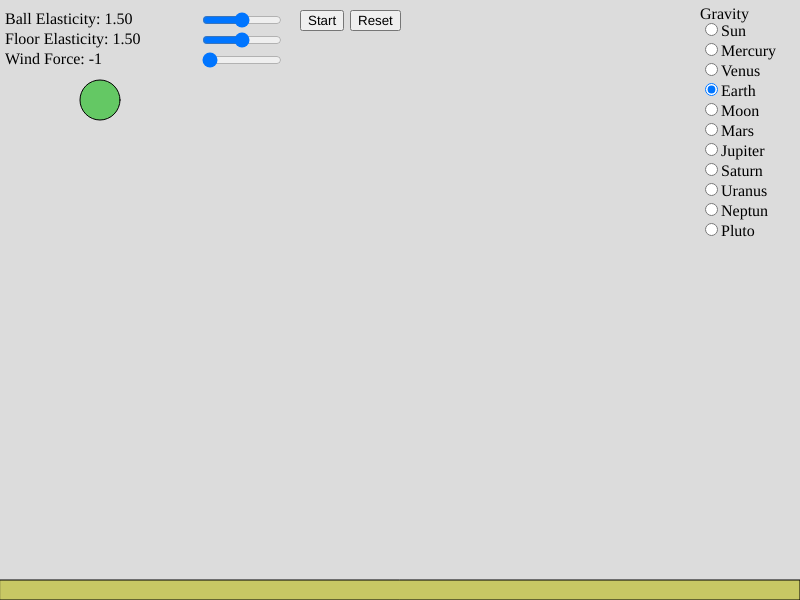
Frame 1 (no input)
Frame 60 (no input): identical to frame 1, image omitted
Frame 120 (the mouse pressed at the canvas centre since frame 60): identical to frame 1, image omitted

The p5.js sketch that drew this single still picture (run headless with seeded random() and noise() and a simulated clock; from frame 60 on, the mouse is pressed at the canvas centre):

// p5.js sketch
// ── sketch.js
let ball;
let floor;


let button;
let resetObject;

let ballElasticity;
let floorElasticity;
let wind;

let ballLabel;
let floorLabel;
let windLabel;

let ballValue;
let floorValue;
let windValue;

let gOption;

let gravity = {
  Sun: 274,
  Mercury: 3.69,
  Venus: 8.87,
  Earth: 9.81,
  Moon: 1.62,
  Mars: 3.71,
  Jupiter: 24.72,
  Saturn: 10.44,
  Uranus: 8.69,
  Neptun: 11.15,
  Pluto: 0.61
}

function setup() {
  createCanvas(800, 600);
  let button = createButton('Start');
  button.position(300, 10);

  let resetObject = createButton('Reset');
  resetObject.position(350, 10);

  ballElasticity = createSlider(0, 100);
  ballElasticity.position(200, 10);
  ballElasticity.size(80);

  floorElasticity = createSlider(0, 100);
  floorElasticity.position(200, 30);
  floorElasticity.size(80);

  wind = createSlider(0, 100, 0, 0);
  wind.position(200, 50);
  wind.size(80);

  gOption = createRadio();
  gOption.position(700, 20);

  gOption.style('display', 'flex');
  gOption.style('flex-direction', 'column');

  gLabel = createDiv(`Gravity`);
  gLabel.position(700, 5);


  Object.keys(gravity).forEach(item => gOption.option(item));
  gOption.selected("Earth")



  ballElasticityValue = map(ballElasticity.value(), 0, 100, 1, 2).toFixed(2);
  floorElasticityValue = map(floorElasticity.value(), 0, 100, 1, 2).toFixed(2);
  windValue = map(wind.value(), 0, 100, 0, 1).toFixed(2);

  ballLabel = createDiv(`Ball Elasticity: ${ballElasticityValue}`);
  ballLabel.position(5, 10);

  floorLabel = createDiv(`Floor Elasticity: ${floorElasticityValue}`);
  floorLabel.position(5, 30);

  windLabel = createDiv(`Wind Force: ${windValue}`);
  windLabel.position(5, 50);



  let ballPos = createVector(100, 100);

  let ballColor = createVector(100, 200, 100);
  let ballDim = createVector(40, 40)
  let ballFriction = 1.01;
  let ballMass = 200;

  ball = new Ball(ballPos, ballDim, ballMass, ballColor, ballFriction, ballElasticity);

  let floorPos = createVector(0, height - 20);
  let floorMass = 200;
  let floorColor = createVector(200, 200, 100);
  let floorDim = createVector(width, 20);
  let floorFriction = 1.20;

  floor = new Floor(floorPos, floorDim, floorMass, floorColor, floorFriction, floorElasticity);

  button.mousePressed(() => {
    ball.animate();
  });

  resetObject.mousePressed(() => {
    ball.reset();
  });


}



function draw() {
  ballElasticityValue = map(ballElasticity.value(), 0, 100, 1, 2).toFixed(2);
  floorElasticityValue = map(floorElasticity.value(), 0, 100, 1, 2).toFixed(2);
  windValue = parseFloat(map(wind.value(), 0, 100, -1, 1).toFixed(2));

  ballLabel.html(`Ball Elasticity: ${ballElasticityValue}`);
  floorLabel.html(`Floor Elasticity: ${floorElasticityValue}`);
  windLabel.html(`Wind Force: ${windValue}`);

  ball.setGravity(gravity[gOption.value()])
  background(220);

  ball.applyWind(windValue);

  ball.update();
  floor.update();
  ball.checkCollision(floor);


}

// ── engine.js
class Engine {
  constructor(
    pos, dimensions,
    mass, color,
    shape, force,
    friction, elasticity
  ) {

    this.default = createVector(pos.copy().x, pos.copy().y);
    this.pos = pos;
    this.shape = shape;
    this.dimensions = dimensions;
    this.mass = mass;
    this.scale = 100;
    this.color = color;
    this.force = force;
    this.elasticity = elasticity;
    this.g = 9.81 / this.scale;
    this.velocity = createVector(0, 0);
    this.friction = friction;
    this.collided = false;
    this.animation = false;



  }

  setGravity(gValue) {
    this.g = gValue / this.scale;
  }

  applyWind(f) {
    this.velocity.x = this.velocity.x + f / this.scale;
  }

  animate() {
    this.animation = true;

  }

  reset() {
    this.pos.x = this.default.x;
    this.pos.y = this.default.y;
    this.animation = false;
    this.collided = false;

  }
  applyForce(amplitude) {
    this.velocity.y = this.velocity.y + amplitude;

  }

  checkCollision(other) {
    let metaHeight = (this.pos.y + this.dimensions.y / 2) - (other.pos.y);

    if (metaHeight > 0) {

      if (this.collided == false) {

        let counterForce = -1 *
          this.velocity.y *
          map(this.elasticity.value(), 0, 100, 1, 2) *
          map(other.elasticity.value(), 0, 100, 1, 2) /
          (this.friction * other.friction);

        this.collided = true;
        this.applyForce(counterForce);

        if (Math.abs(this.velocity.y) <= 0.15) {
          this.velocity.y = 0;


        }
      }


    }
    else if (metaHeight <= 0) {
      this.collided = false;

    }

  }

  drawShape() {
    fill(this.color.x, this.color.y, this.color.z);
    window[this.shape](
      this.pos.x,
      this.pos.y,
      this.dimensions.x,
      this.dimensions.y
    );
  }

  update() {
    this.drawShape();
    if (!this.animation) return;


    if (this.force && !this.collided) {
      // Apply G Force
      this.applyForce(this.g);
    }

    this.pos.x = this.pos.x + this.velocity.x;
    this.pos.y = this.pos.y + this.velocity.y;




  }
}

// ── meta.js
class Ball extends Engine {
  constructor(pos, dimensions, mass, color, friction, elasticity){
    let shape = 'circle';
    let force = true;
    super(pos, dimensions, mass, color, shape, force, friction,elasticity);
  }
  
}

class Floor extends Engine {
  constructor(pos, dimensions, mass, color, friction, elasticity){
    let shape = 'rect';
    let force = false;
    super(pos, dimensions, mass, color, shape, force, friction, elasticity);
  }
  
}
